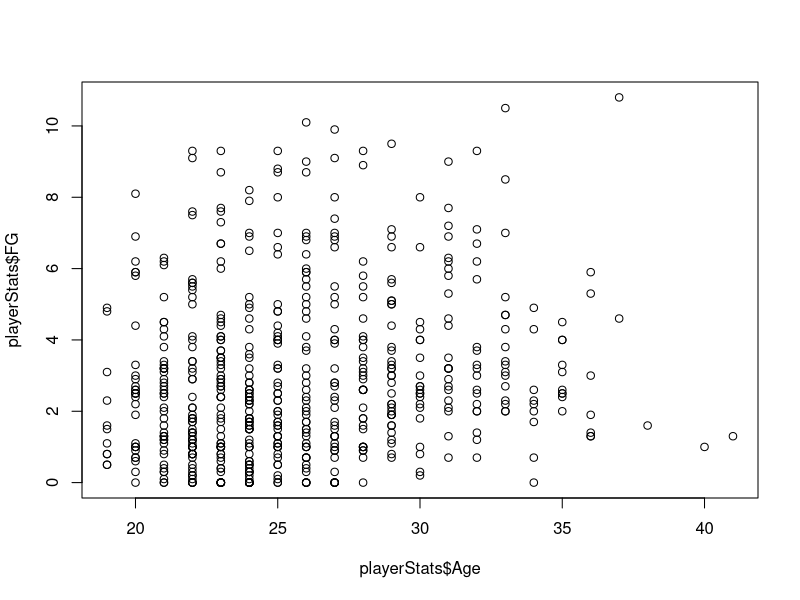
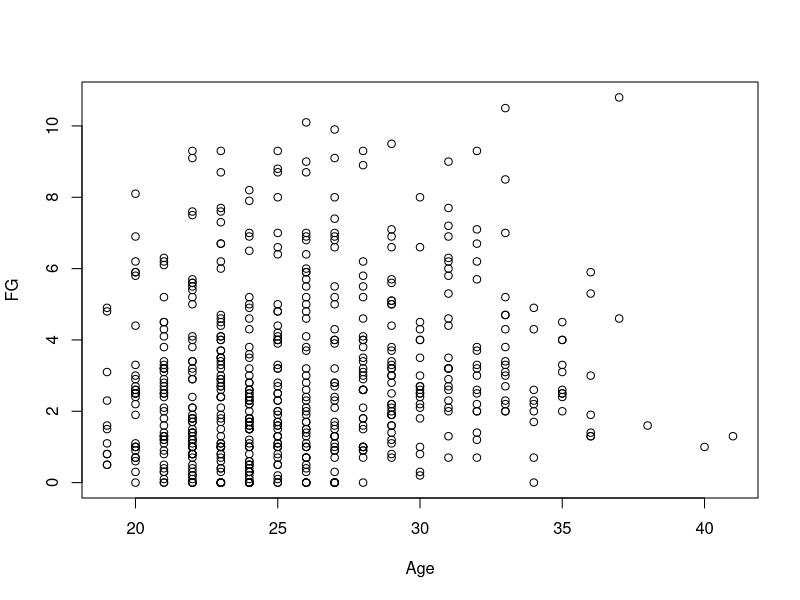
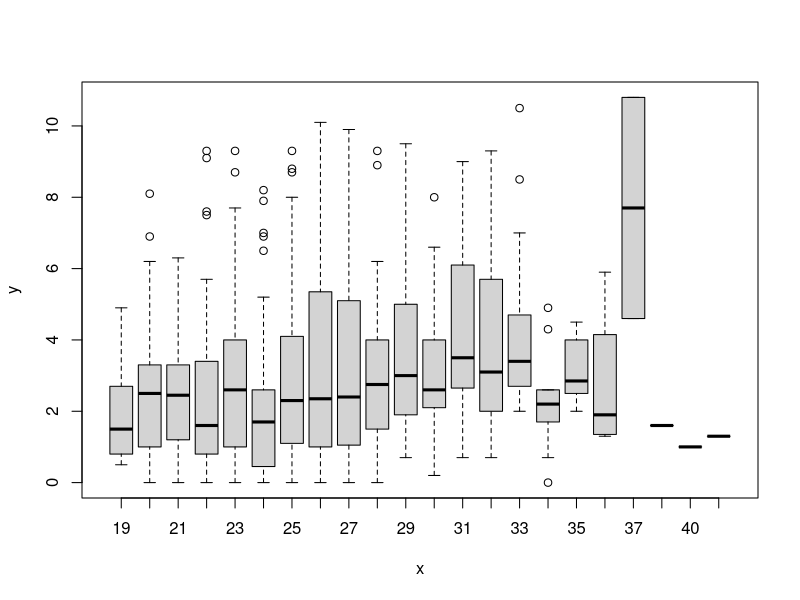
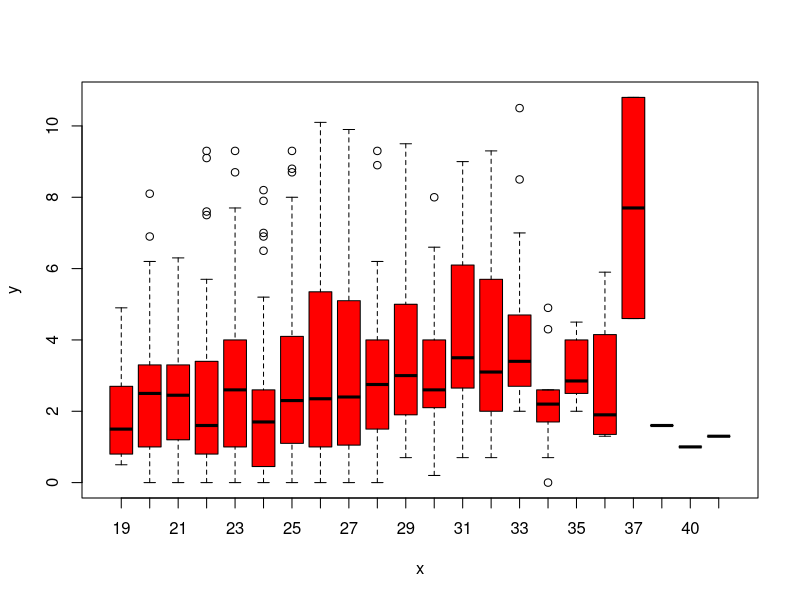
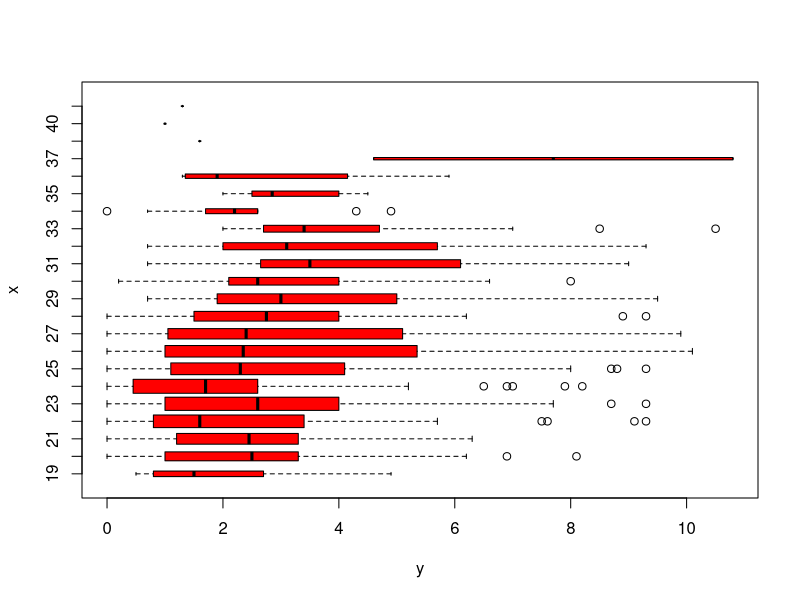
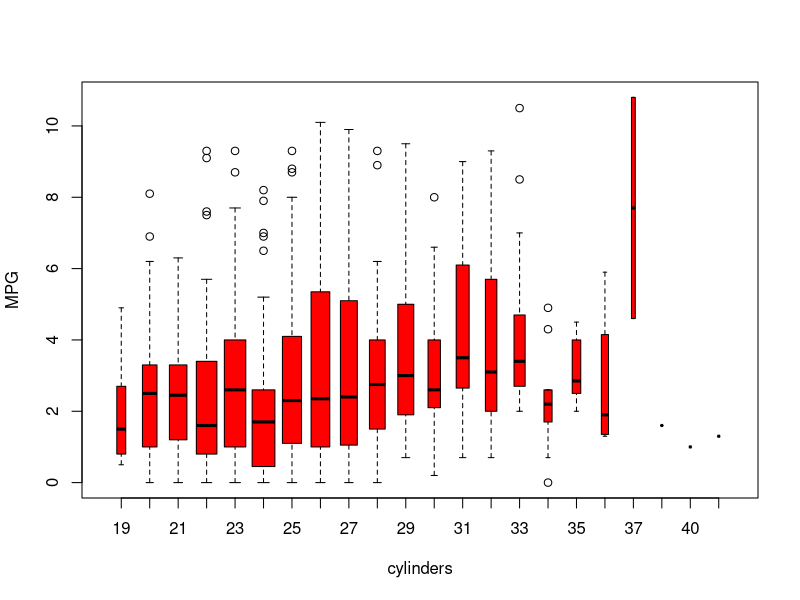
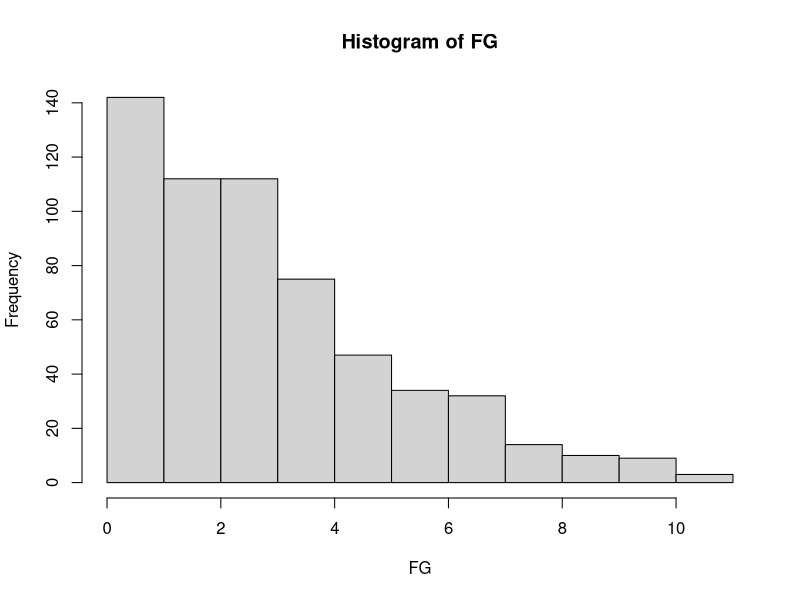
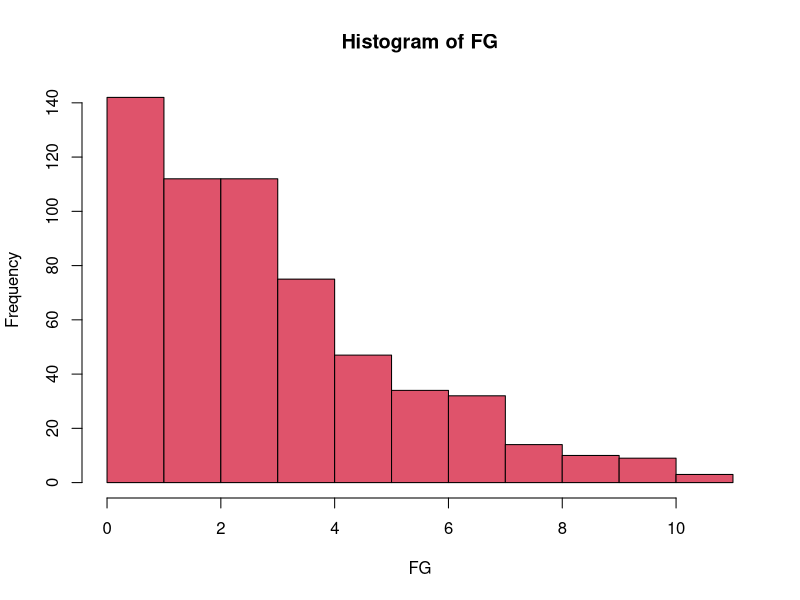

These charts were generated, in order, by the following R code: (Note: this script raises an error after producing the figures.)
playerStats <- read.csv(file = './NBAPlayerStats.csv', na.strings = "?", stringsAsFactors = T)
head(playerStats)

View(playerStats)
dim(playerStats)
playerStats[1:4, ]
###
playerStats <- na.omit(playerStats)
dim(playerStats)
###
names(playerStats)


plot(playerStats$Age, playerStats$FG)
attach(playerStats)
plot(Age, FG)
###
Age <- as.factor(Age)
###
plot(Age, FG)
plot(Age, FG, col = "red")
plot(Age, FG, col = "red", varwidth = T,
     horizontal = T)
plot(Age, FG, col = "red", varwidth = T,
     xlab = "cylinders", ylab = "MPG")
###
hist(FG)
hist(FG, col = 2)
###
pairs(playerStats)
###pairs(
 ### ~ mpg + displacement + horsepower + weight + acceleration,
  ###data = Auto
###)
###
plot(horsepower, FG)
###
summary(playerStats)
###
summary(FG)

